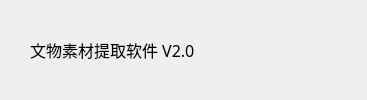
    <widget class="QWidget" name="widget_title" native="true">
     <property name="sizePolicy">
      <sizepolicy hsizetype="Preferred" vsizetype="Fixed">
       <horstretch>0</horstretch>
       <verstretch>0</verstretch>
      </sizepolicy>
     </property>
     <property name="minimumSize">
      <size>
       <width>100</width>
       <height>33</height>
      </size>
     </property>
     <property name="font">
      <font>
       <pointsize>10</pointsize>
      </font>
     </property>
     <layout class="QHBoxLayout" name="horizontalLayout_2">
      <property name="spacing">
       <number>0</number>
      </property>
      <property name="margin">
       <number>0</number>
      </property>
      <item>
       <widget class="QLabel" name="lab_Ico">
        <property name="sizePolicy">
         <sizepolicy hsizetype="Minimum" vsizetype="Preferred">
          <horstretch>0</horstretch>
          <verstretch>0</verstretch>
         </sizepolicy>
        </property>
        <property name="minimumSize">
         <size>
          <width>30</width>
          <height>0</height>
         </size>
        </property>
        <property name="text">
         <string/>
        </property>
        <property name="alignment">
         <set>Qt::AlignCenter</set>
        </property>
       </widget>
      </item>
      <item>
       <widget class="QLabel" name="lab_Title">
        <property name="sizePolicy">
         <sizepolicy hsizetype="Expanding" vsizetype="Preferred">
          <horstretch>0</horstretch>
          <verstretch>0</verstretch>
         </sizepolicy>
        </property>
        <property name="font">
         <font>
          <family>微软雅黑</family>
          <pointsize>12</pointsize>
          <weight>50</weight>
          <italic>false</italic>
          <bold>false</bold>
         </font>
        </property>
        <property name="styleSheet">
         <string notr="true">font: 12pt &quot;微软雅黑&quot;;</string>
        </property>
        <property name="text">
         <string>文物素材提取软件 V2.0</string>
        </property>
        <property name="alignment">
         <set>Qt::AlignLeading|Qt::AlignLeft|Qt::AlignVCenter</set>
        </property>
       </widget>
      </item>
      <item>
       <widget class="QWidget" name="widget_menu" native="true">
        <property name="sizePolicy">
         <sizepolicy hsizetype="Minimum" vsizetype="Preferred">
          <horstretch>0</horstretch>
          <verstretch>0</verstretch>
         </sizepolicy>
        </property>
        <layout class="QHBoxLayout" name="horizontalLayout">
         <property name="spacing">
          <number>0</number>
         </property>
         <property name="margin">
          <number>0</number>
         </property>
         <item>
          <widget class="QPushButton" name="btnMenu">
           <property name="sizePolicy">
            <sizepolicy hsizetype="Minimum" vsizetype="Expanding">
             <horstretch>0</horstretch>
             <verstretch>0</verstretch>
            </sizepolicy>
           </property>
           <property name="minimumSize">
            <size>
             <width>31</width>
             <height>0</height>
            </size>
           </property>
           <property name="cursor">
            <cursorShape>ArrowCursor</cursorShape>
           </property>
           <property name="focusPolicy">
            <enum>Qt::NoFocus</enum>
           </property>
           <property name="toolTip">
            <string>菜单</string>
           </property>
           <property name="text">
            <string/>
           </property>
           <property name="flat">
            <bool>true</bool>
           </property>
          </widget>
         </item>
         <item>
          <widget class="QPushButton" name="btnMenu_Min">
           <property name="sizePolicy">
            <sizepolicy hsizetype="Minimum" vsizetype="Expanding">
             <horstretch>0</horstretch>
             <verstretch>0</verstretch>
            </sizepolicy>
           </property>
           <property name="minimumSize">
            <size>
             <width>31</width>
             <height>0</height>
            </size>
           </property>
           <property name="cursor">
            <cursorShape>ArrowCursor</cursorShape>
           </property>
           <property name="focusPolicy">
            <enum>Qt::NoFocus</enum>
           </property>
           <property name="toolTip">
            <string>最小化</string>
           </property>
           <property name="text">
            <string/>
           </property>
           <property name="flat">
            <bool>true</bool>
           </property>
          </widget>
         </item>
         <item>
          <widget class="QPushButton" name="btnMenu_Max">
           <property name="sizePolicy">
            <sizepolicy hsizetype="Minimum" vsizetype="Expanding">
             <horstretch>0</horstretch>
             <verstretch>0</verstretch>
            </sizepolicy>
           </property>
           <property name="minimumSize">
            <size>
             <width>31</width>
             <height>0</height>
            </size>
           </property>
           <property name="cursor">
            <cursorShape>ArrowCursor</cursorShape>
           </property>
           <property name="focusPolicy">
            <enum>Qt::NoFocus</enum>
           </property>
           <property name="toolTip">
            <string>最大化</string>
           </property>
           <property name="text">
            <string/>
           </property>
           <property name="flat">
            <bool>true</bool>
           </property>
          </widget>
         </item>
         <item>
          <widget class="QPushButton" name="btnMenu_Close">
           <property name="sizePolicy">
            <sizepolicy hsizetype="Minimum" vsizetype="Expanding">
             <horstretch>0</horstretch>
             <verstretch>0</verstretch>
            </sizepolicy>
           </property>
           <property name="minimumSize">
            <size>
             <width>40</width>
             <height>0</height>
            </size>
           </property>
           <property name="cursor">
            <cursorShape>ArrowCursor</cursorShape>
           </property>
           <property name="focusPolicy">
            <enum>Qt::NoFocus</enum>
           </property>
           <property name="toolTip">
            <string>关闭</string>
           </property>
           <property name="text">
            <string/>
           </property>
           <property name="flat">
            <bool>true</bool>
           </property>
          </widget>
         </item>
        </layout>
       </widget>
      </item>
     </layout>
     <zorder>lab_Title</zorder>
     <zorder>lab_Ico</zorder>
     <zorder>widget_menu</zorder>
    </widget>
